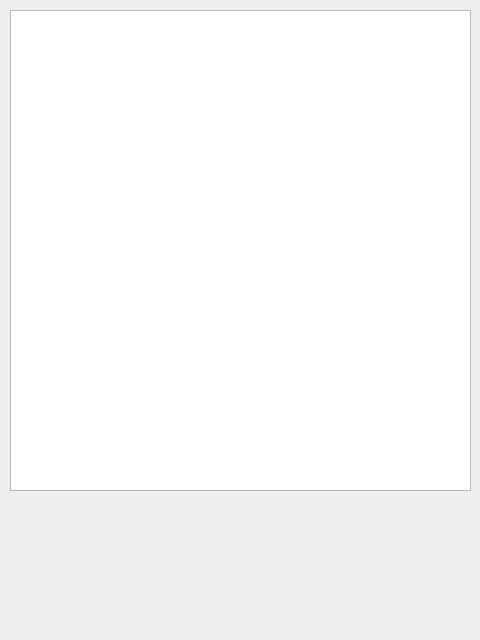
<?xml version="1.0" encoding="UTF-8"?>
<ui version="4.0">
 <class>listadecompras</class>
 <widget class="QDialog" name="listadecompras">
  <property name="geometry">
   <rect>
    <x>0</x>
    <y>0</y>
    <width>480</width>
    <height>640</height>
   </rect>
  </property>
  <property name="windowTitle">
   <string>Dialog</string>
  </property>
  <widget class="QTextBrowser" name="saida">
   <property name="geometry">
    <rect>
     <x>10</x>
     <y>10</y>
     <width>461</width>
     <height>481</height>
    </rect>
   </property>
  </widget>
 </widget>
 <resources/>
 <connections/>
</ui>
